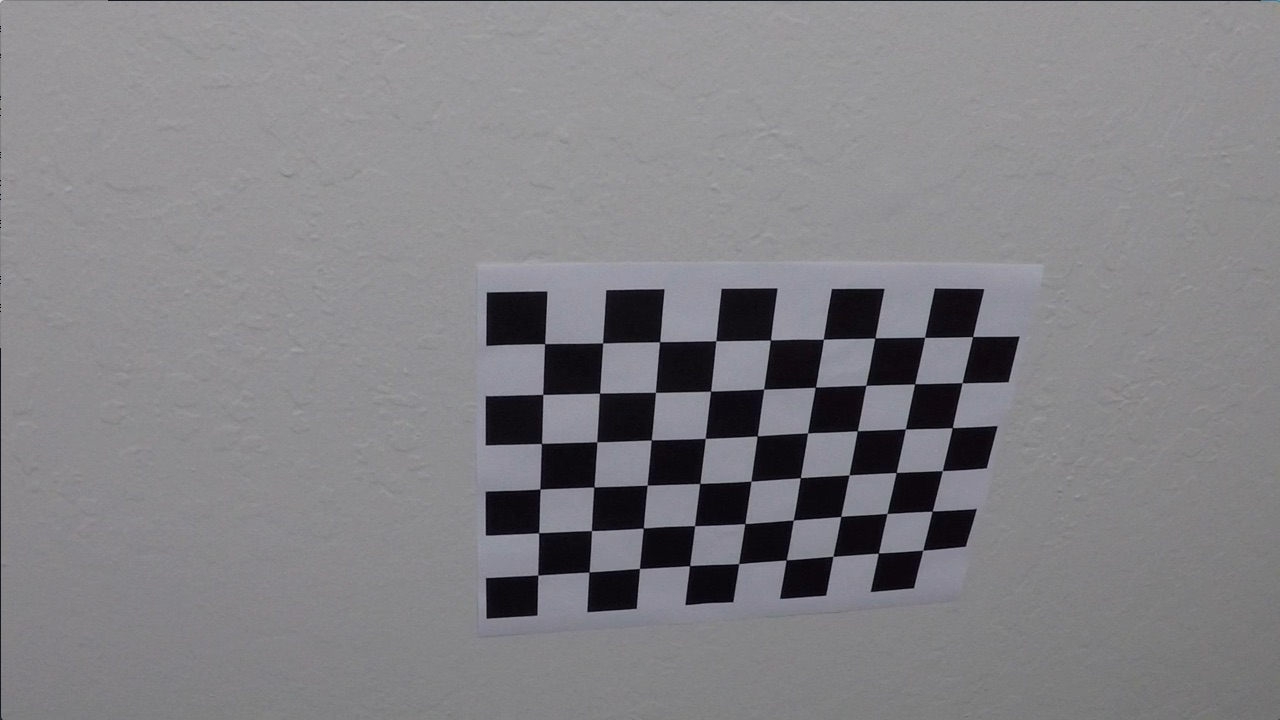
#> input picture camera_cal/calibration10.jpg, 1280 x 720 px; its folder holds only this picture in this run
$ jupyter execute --allow-errors LaneDetection.ipynb   (shell and % lines are left out)   (older library calls are emulated)
#> lines starting #> are read from the running program, lines starting #| are printed output that depends on the picture
[cell 1]
import numpy as np
import pandas as pd
import cv2
import os
import glob
import matplotlib.pyplot as plt
import pickle

[cell 2]
def undistort_img():
    # Prepare object points 0,0,0 ... 8,5,0
    obj_pts = np.zeros((6*9,3), np.float32)
    obj_pts[:,:2] = np.mgrid[0:9, 0:6].T.reshape(-1,2)

    # Stores all object points & img points from all images
    objpoints = []
    imgpoints = []

    # Get directory for all calibration images
    images = glob.glob('camera_cal/*.jpg')

    for indx, fname in enumerate(images):
        img = cv2.imread(fname)
#> img is the input picture: shape (720, 1280, 3); mean B, G, R 133.1, 129.4, 130.2
        gray = cv2.cvtColor(img, cv2.COLOR_BGR2GRAY)

        ret, corners = cv2.findChessboardCorners(gray, (9,6), None)
#> ret = True; corners = 54 rows, first 8: [545.3, 343.1], [602.7, 342.8], [660.1, 341.3], [715.8, 340.7], [770.6, 340], [823.5, 339.2], [874.3, 338.5], [925.1, 337.4]

        if ret == True:
            objpoints.append(obj_pts)
            imgpoints.append(corners)
    # Test undistortion on img
    img_size = (img.shape[1], img.shape[0])

    # Calibrate camera
    ret, mtx, dist, rvecs, tvecs = cv2.calibrateCamera(objpoints, imgpoints, img_size, None,None)
#> ret = 0.68; mtx = [[1143.7, 0, 681.7], [0, 1109.2, 367.7], [0, 0, 1]]; dist = [[-0.515, 2.99, -0.00876, 0.00937, 1.41]]; rvecs = ([0.451, -0.252, 0.0361],); tvecs = ([-2.31, -0.422, 19.12],)

    dst = cv2.undistort(img, mtx, dist, None, mtx)
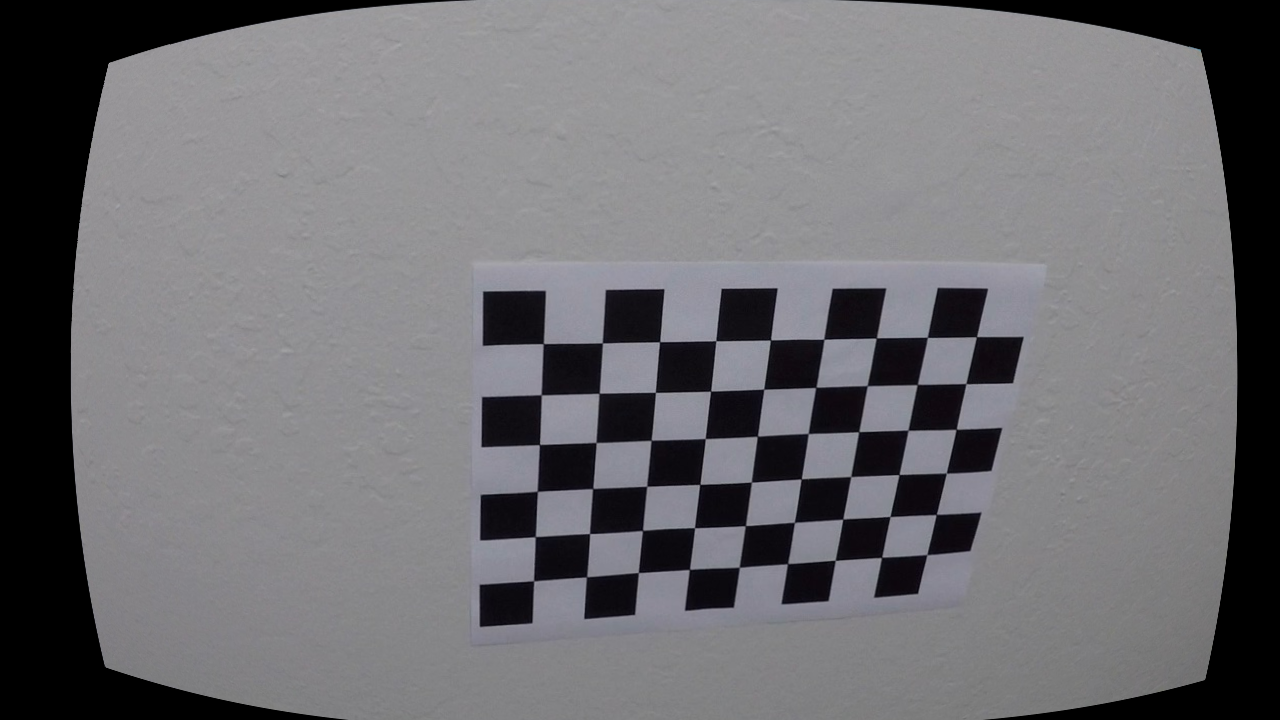
#> dst: shape (720, 1280, 3); mean B, G, R 113.7, 110.3, 111
    # Save camera calibration for later use
    dist_pickle = {}
    dist_pickle['mtx'] = mtx
    dist_pickle['dist'] = dist
    pickle.dump( dist_pickle, open('camera_cal/cal_pickle.p', 'wb') )

def undistort(img, cal_dir='camera_cal/cal_pickle.p'):
    #cv2.imwrite('camera_cal/test_cal.jpg', dst)
    with open(cal_dir, mode='rb') as f:
        file = pickle.load(f)
    mtx = file['mtx']
    dist = file['dist']
    dst = cv2.undistort(img, mtx, dist, None, mtx)

    return dst


$ run again, on camera_cal/calibration14.jpg
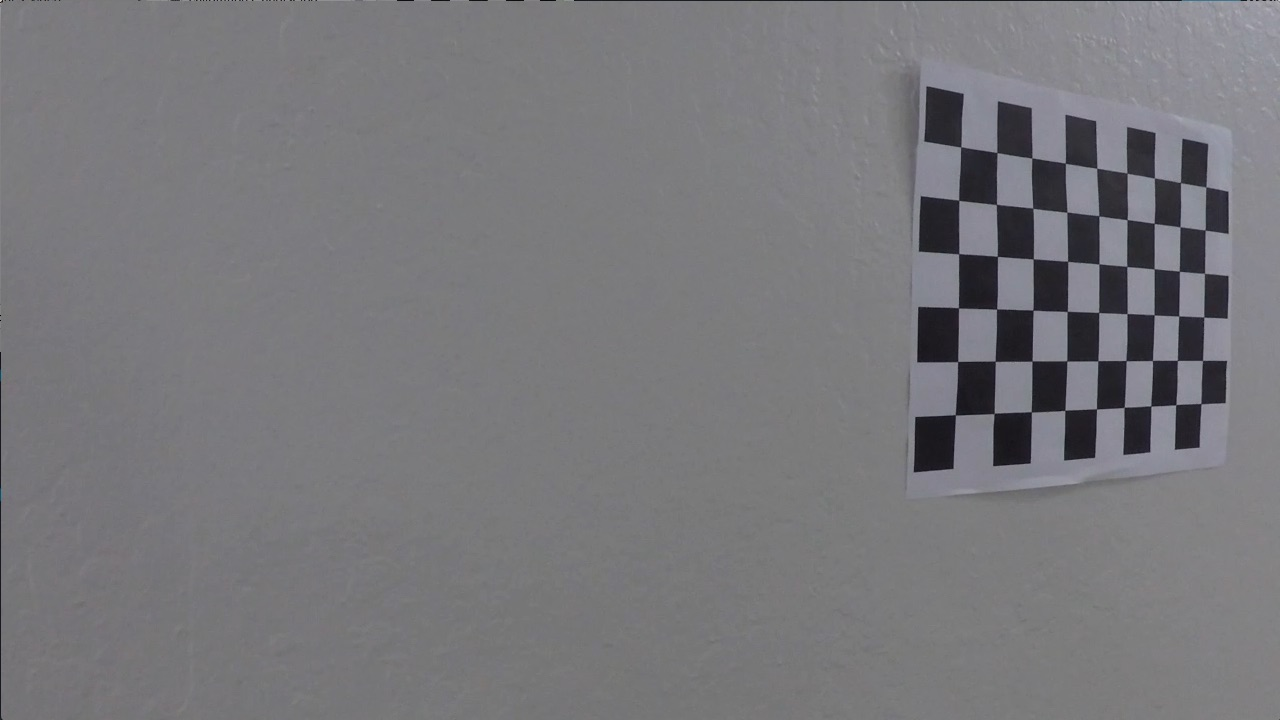
#> input picture camera_cal/calibration14.jpg, 1280 x 720 px
#> in undistort_img, img is the input picture: shape (720, 1280, 3); mean B, G, R 122.9, 119.4, 119.9
#> in undistort_img, `ret, corners = cv2.findChessboardCorners(gray, (9,6), None)`: ret = True; corners = 54 rows, first 8: [960.7, 146.9], [996.9, 152.5], [1031.8, 158], [1065.3, 163.2], [1096.8, 168.3], [1127, 173.1], [1154.5, 178], [1180.4, 182.5]
#> in undistort_img, `ret, mtx, dist, rvecs, tvecs = cv2.calibrateCamera(objpoints, imgpoint..`: ret = 0.739; mtx = [[2240.5, 0, 704.5], [0, 1763.2, 328.8], [0, 0, 1]]; dist = [[2.86, -97.07, -0.0283, -0.0725, 800.8]]; rvecs = ([-0.0139, -0.819, 0.0177],); tvecs = ([3.8, -3.38, 33.34],)
#> in undistort_img, `dst = cv2.undistort(img, mtx, dist, None, mtx)`:
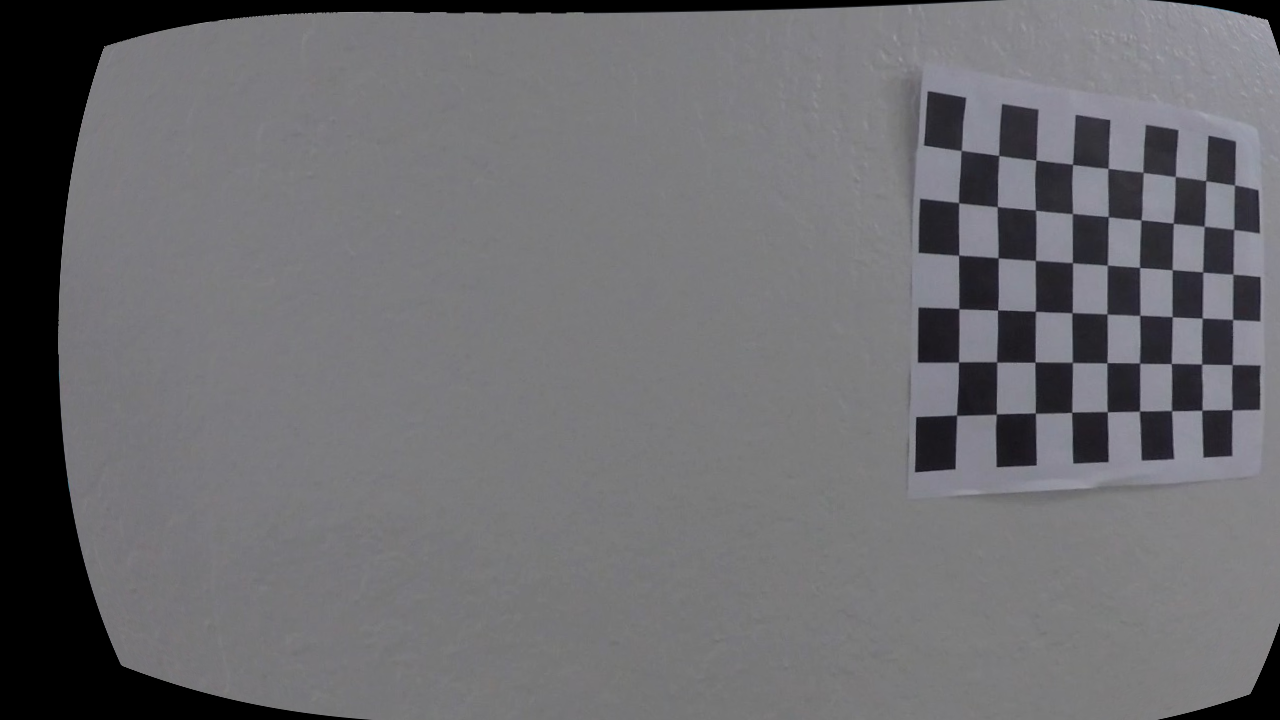
#> dst: shape (720, 1280, 3); mean B, G, R 111.8, 108.5, 108.9

$ run again, on camera_cal/calibration15.jpg
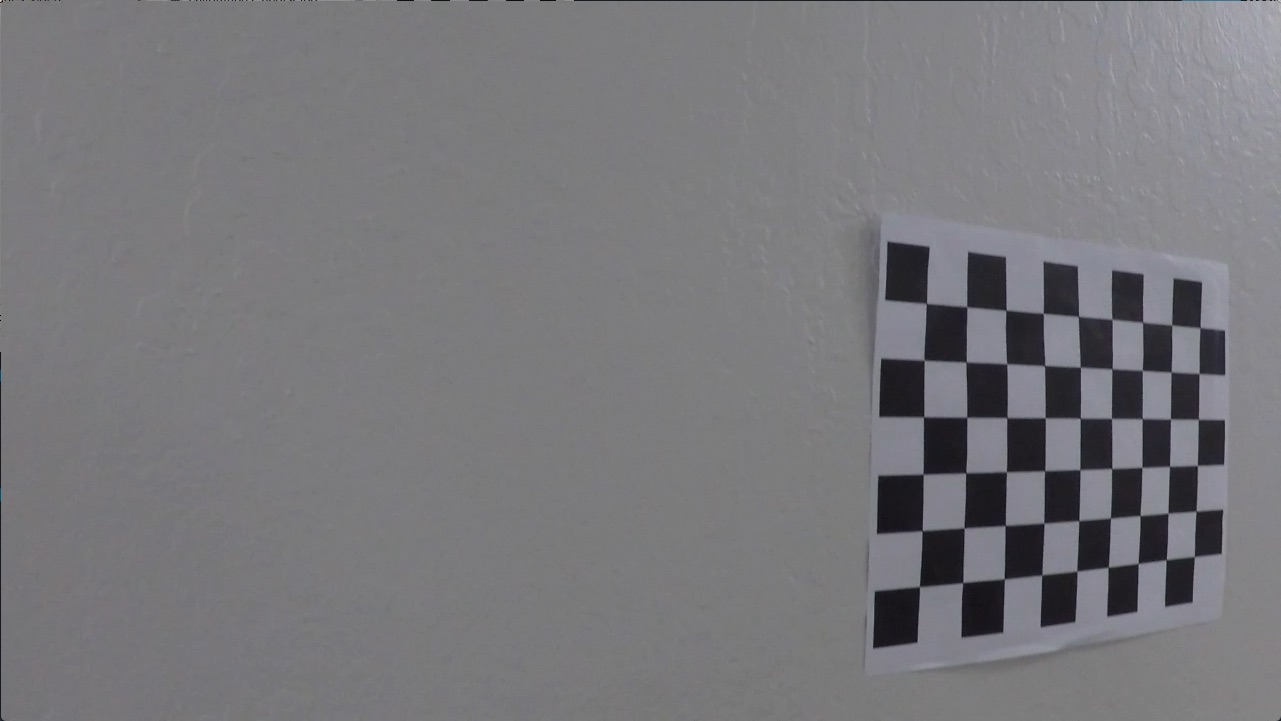
#> input picture camera_cal/calibration15.jpg, 1281 x 721 px
#> in undistort_img, img is the input picture: shape (721, 1281, 3); mean B, G, R 123, 119.5, 120
#> in undistort_img, `ret, corners = cv2.findChessboardCorners(gray, (9,6), None)`: ret = True; corners = 54 rows, first 8: [926.4, 303.5], [966.7, 306.8], [1006.1, 310.2], [1043.2, 313.2], [1078.3, 316.5], [1111.8, 319.3], [1142.6, 322.4], [1171.7, 325.1]
#> in undistort_img, `ret, mtx, dist, rvecs, tvecs = cv2.calibrateCamera(objpoints, imgpoint..`: ret = 2.29; mtx = [[1807.8, 0, 586.2], [0, 1492.5, 649.2], [0, 0, 1]]; dist = [[-0.803, 3.32, 0.0872, -0.0296, -4.93]]; rvecs = ([0.283, -0.728, -0.0828],); tvecs = ([4.46, -5.69, 20.67],)
#> in undistort_img, `dst = cv2.undistort(img, mtx, dist, None, mtx)`:
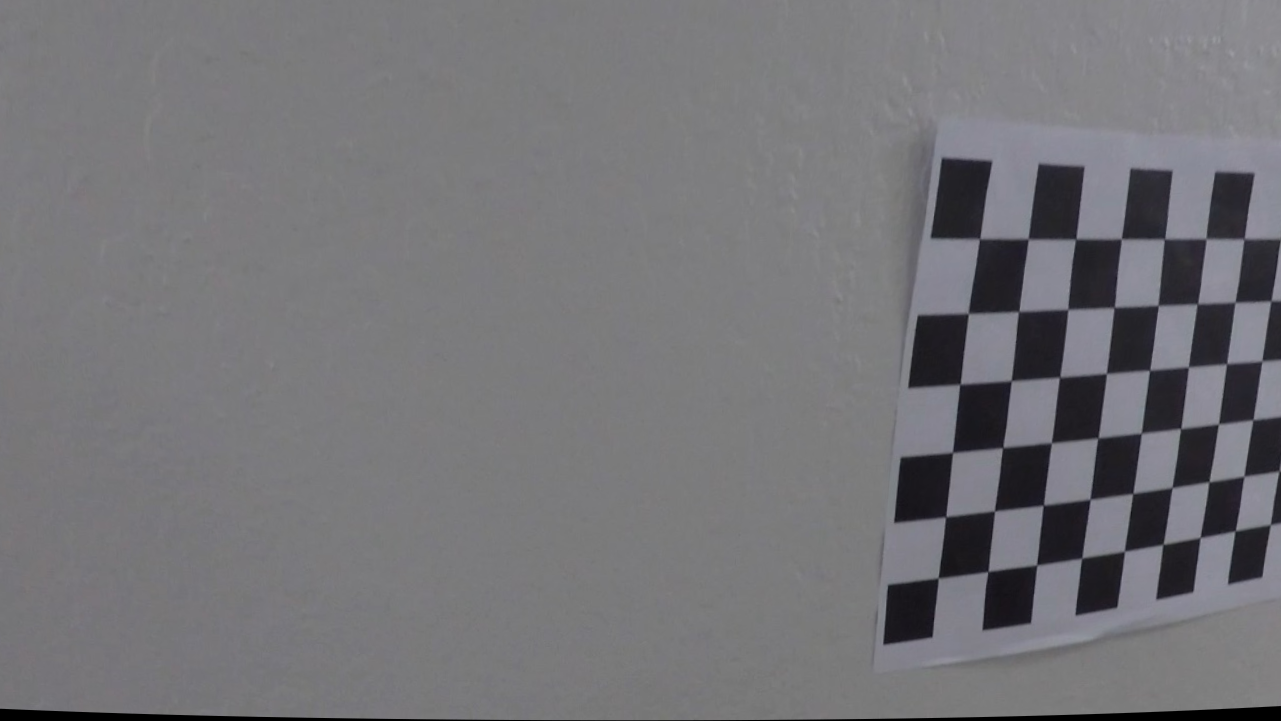
#> dst: shape (721, 1281, 3); mean B, G, R 119.3, 115.7, 116.3

$ run again, on camera_cal/calibration16.jpg
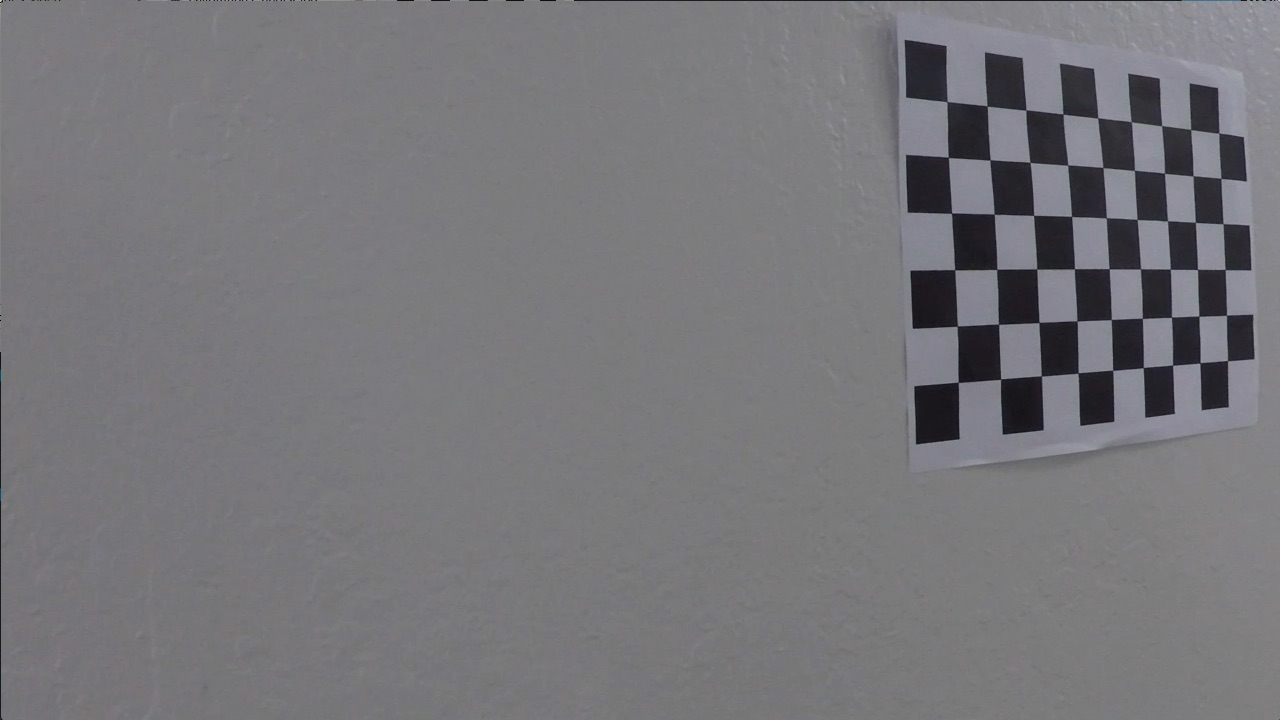
#> input picture camera_cal/calibration16.jpg, 1280 x 720 px
#> in undistort_img, img is the input picture: shape (720, 1280, 3); mean B, G, R 121.6, 118, 118.6
#> in undistort_img, `ret, corners = cv2.findChessboardCorners(gray, (9,6), None)`: ret = True; corners = 54 rows, first 8: [946.9, 101.6], [987.1, 106], [1025.9, 110.1], [1063, 114.1], [1097.6, 117.9], [1131.2, 121.8], [1161.5, 125.7], [1190.7, 129.6]
#> in undistort_img, `ret, mtx, dist, rvecs, tvecs = cv2.calibrateCamera(objpoints, imgpoint..`: ret = 0.806; mtx = [[733.2, 0, 783.2], [0, 837.1, 421.5], [0, 0, 1]]; dist = [[-0.105, -0.353, -0.0215, -0.016, 0.429]]; rvecs = ([0.024, -0.233, -0.0564],); tvecs = ([3.39, -5.7, 14.76],)
#> in undistort_img, `dst = cv2.undistort(img, mtx, dist, None, mtx)`:
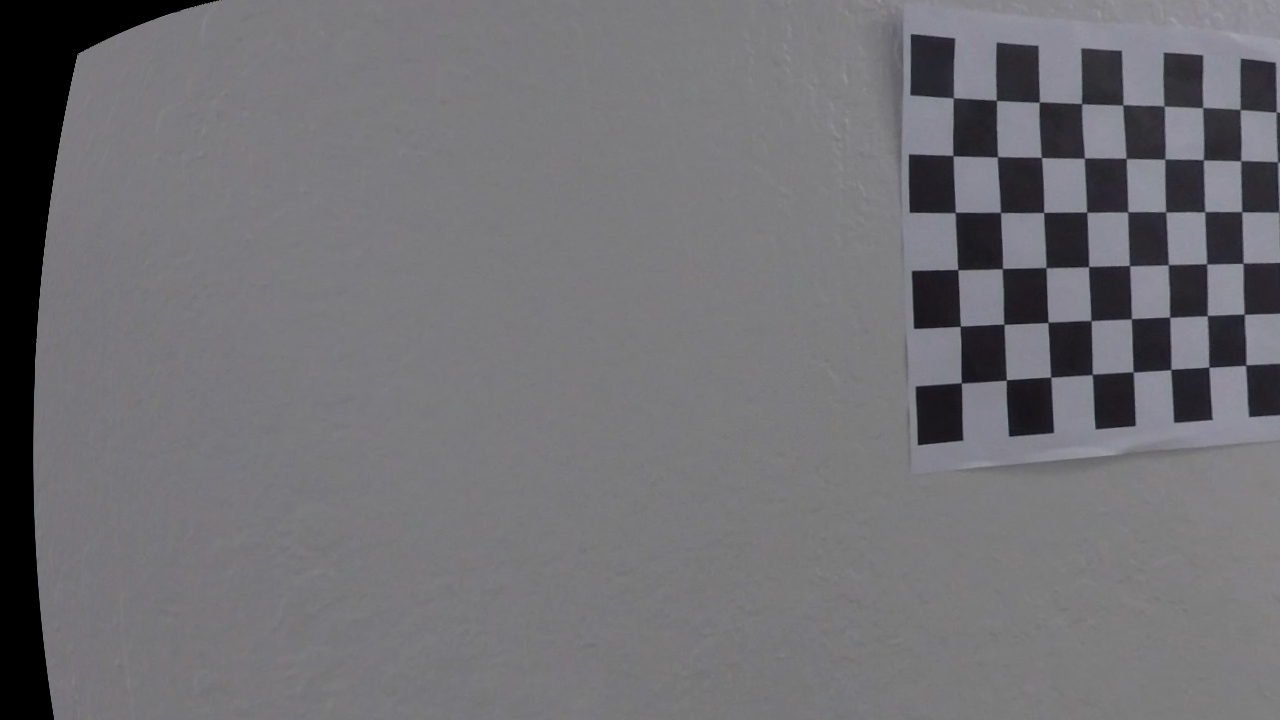
#> dst: shape (720, 1280, 3); mean B, G, R 115.8, 112.2, 112.8
